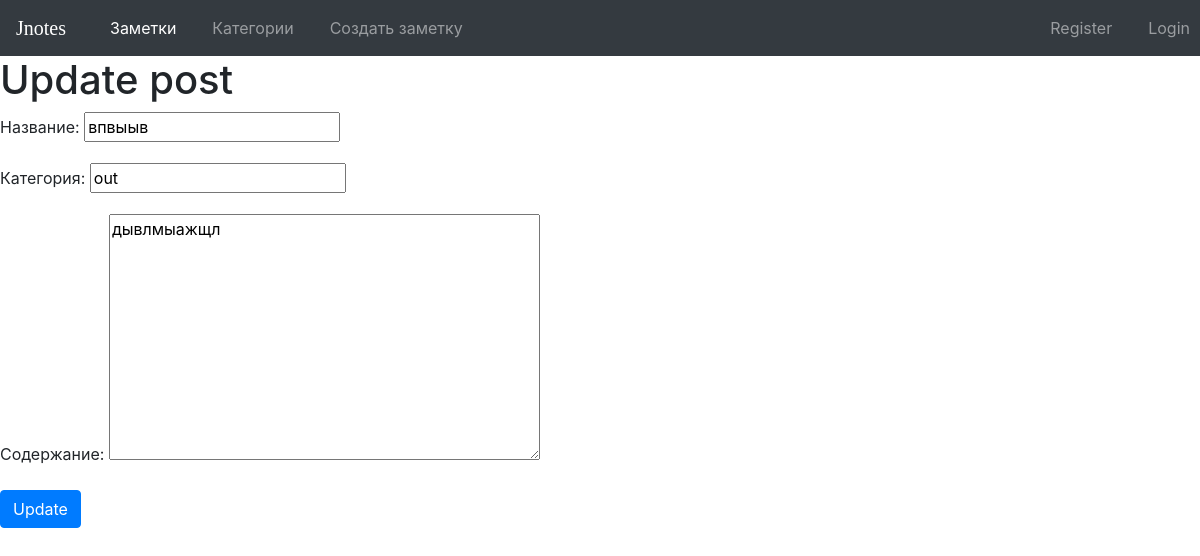
The app's page /note/4/update with its own data.
### notes/models.py (models this page shows, shortened)
class Note(models.Model):
    title_note = models.CharField('Название', blank=False, default='NoTitle', max_length=150)
    category_note = models.CharField('Категория',blank=False, default='out', max_length=150)
    content_note = models.TextField('Содержание', blank=True)
    date_note = models.DateTimeField(auto_now_add=True)

### notes/views.py (the view)
# urls.py: path('note/<int:pk>/update', NoteUpdateView.as_view(), name='note-update'),
class NoteUpdateView(UpdateView):
    model = Note
    template_name = 'note-update.html'
    fields = '__all__'

### notes/templates/note-update.html (shortened to what this page needs)
{% extends 'base.html' %}
{% block content %}
<h1>Update post</h1>
<div class="form-group">
    <form method="POST">
        {{ form.as_p }}
        <button class="btn btn-primary">Update</button>
    </form>
</div>
{% endblock %}

### records on screen
Note: title_note "впвыыв", category_note "out", content_note "дывлмыажщл"
